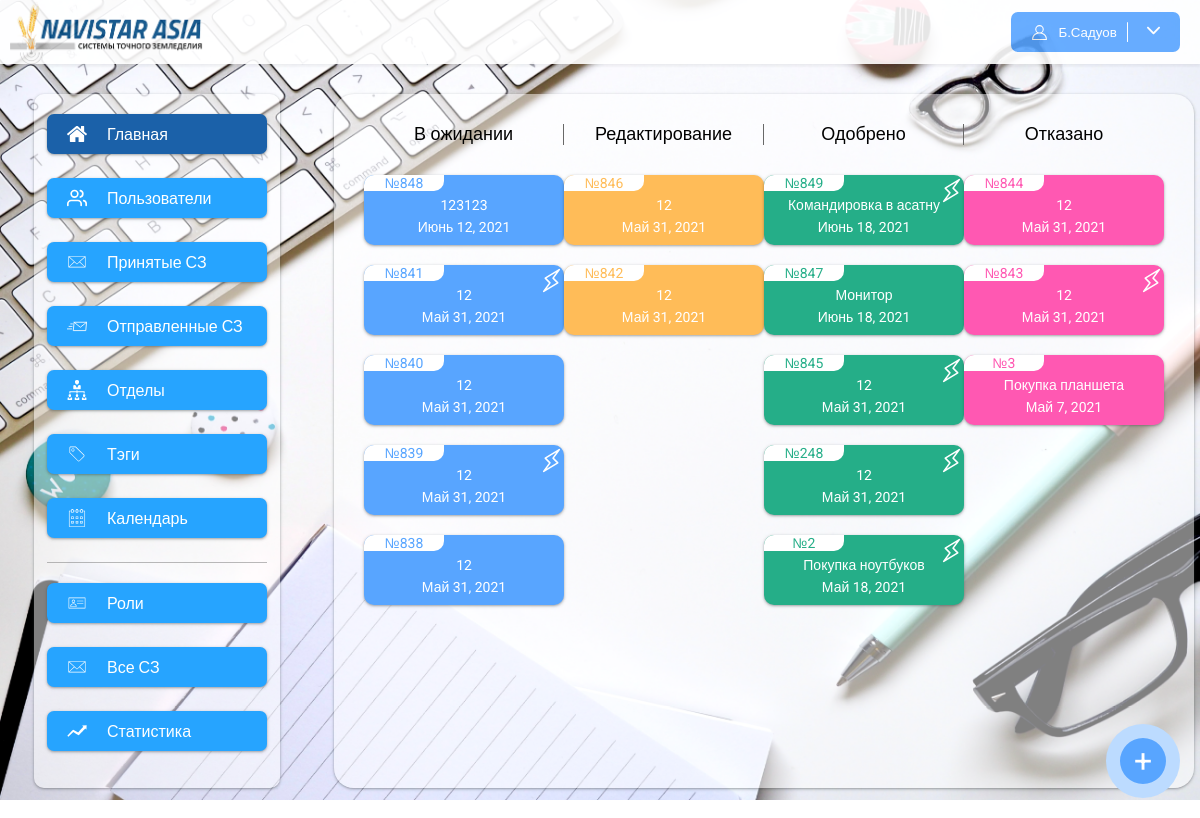
/ (signed in), run on an earlier commit of the app's database.
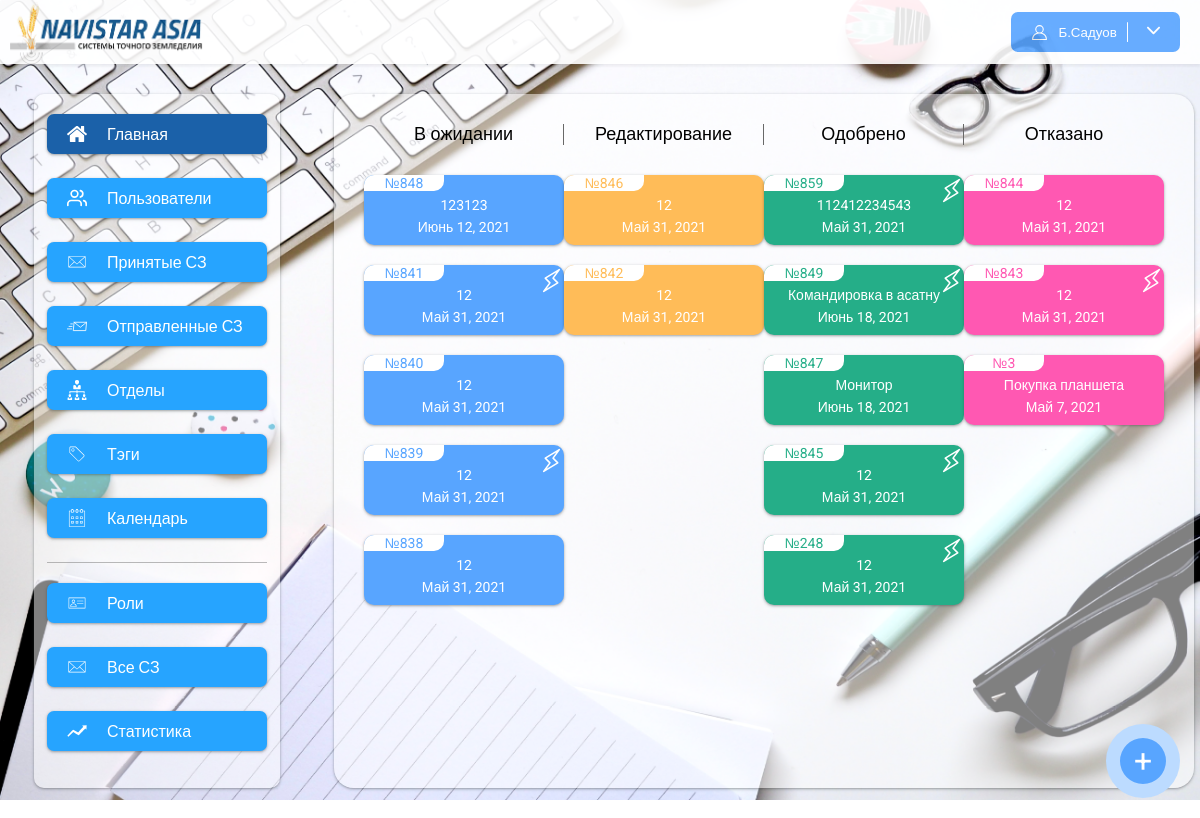
And on a later commit of the database.
### app/models.py (models this page shows, shortened)
class ServiceNote(models.Model):
    user = models.ForeignKey(User, null=True, blank=True, on_delete=models.CASCADE, related_name="notes")
    number = models.IntegerField(null=True, blank=True)
    title = models.CharField(max_length=120)
    text = models.TextField()
    summa = models.CharField(max_length=200, null=True, blank=True)
    fast = models.BooleanField(default=False)
    date_create = models.DateTimeField(auto_now_add=True)
    date_update = models.DateTimeField(auto_now=True)
    date = models.DateField(null=True, blank=True)
    tags = models.ManyToManyField(Tags, null=True, blank=True, related_name="notes")
    user_index = models.IntegerField(default=1, null=True, blank=True)
    status = models.CharField(max_length=200, choices=statuses, null=True, blank=True)
    class Meta:
        verbose_name = "Служебная записка"
        verbose_name_plural = "Служебные записки"

### app/views.py (the view)
# urls.py: path("", home, name="home"),
@login_required()
def home(request):
    user = request.user
    notStatus = []
    successStatus = []
    editStatus = []
    errorStatus = []
    notes = NoteUsers.objects.filter(user=user).filter(note__user_index__gte=F('index')).order_by("-pk")
    for note in notes:
        if note.status == None:
            notStatus.append(note.note)
        elif note.status == success:
            successStatus.append(note.note)
        elif note.status == edit:
            editStatus.append(note.note)
        else:
            errorStatus.append(note.note)
    return render(request, "home.html",
                  {"notStatus": notStatus[:5], "successStatus": successStatus[:5], "editStatus": editStatus[:5],
                   "errorStatus": errorStatus[:5]})

### app/templates/home.html (shortened to what the changed rows need)
{% extends 'base.html' %}
{% load static %}
{% block content %}
        <div class="content">
            <div class="content_statuses">
                <div class="content_status">
                    <div class="status_content">
                        <div class="last_notes last_wait">
                            {% for i in notStatus %}
                            <a href="{% url 'my_note_detail' i.pk %}" class="last_note">
                                {% if i.fast %}
                                <img src="{% static 'img/light_little.svg' %}" class="light_little" alt="" width="25">
                                {% endif %}
										<span class="last_note_number">
											№{{ i.number }}
										</span>
                                <span class="last_note_title">
											{{ i.title }}
										</span>
                                <span class="last_note_date">
											{{ i.date }}
										</span>
                            </a>
                            {% endfor %}
                        </div>
                    </div>
                </div>
                <div class="content_status">
                    <div class="status_content">
                        <div class="last_notes last_edit">
                            {% for i in editStatus %}
                            <a href="{% url 'my_note_detail' i.pk %}" class="last_note">
										<span class="last_note_number">
											№{{ i.number }}
										</span>
                                <span class="last_note_title">
											{{ i.title }}
										</span>
                                <span class="last_note_date">
											{{ i.date }}
										</span>
                            </a>
                            {% endfor %}
                        </div>
                    </div>
                </div>
                <div class="content_status">
                    <div class="status_content">
                        <div class="last_notes last_success">
                            {% for i in successStatus %}
                            <a href="{% url 'my_note_detail' i.pk %}" class="last_note">
                                {% if i.fast %}
                                <img src="{% static 'img/light_little.svg' %}" class="light_little" alt="" width="25">
                                {% endif %}
										<span class="last_note_number">
											№{{ i.number }}
										</span>
                                <span class="last_note_title">
											{{ i.title }}
										</span>
                                <span class="last_note_date">
											{{ i.date }}
										</span>
                            </a>
                            {% endfor %}
                        </div>
                    </div>
                </div>
                <div class="content_status">
                    <div class="status_content">
                        <div class="last_notes last_fail">
                            {% for i in errorStatus %}
                            <a href="{% url 'my_note_detail' i.pk %}" class="last_note">
                                {% if i.fast %}
                                <img src="{% static 'img/light_little.svg' %}" class="light_little" alt="" width="25">
                                {% endif %}
										<span class="last_note_number">
											№{{ i.number }}
										</span>
                                <span class="last_note_title">
											{{ i.title }}
										</span>
                                <span class="last_note_date">
											{{ i.date }}
										</span>
                            </a>
                            {% endfor %}
                        </div>
                    </div>
                </div>
            </div>
        </div>
{% endblock %}

What changed in the data, as far as the page shows it:
no longer on this page (row unchanged): ServiceNote: fast True (drawn), number "2", title "Покупка ноутбуков", date "Май 18, 2021"
added ServiceNote: fast True (drawn), number "859", title "112412234543", date "Май 31, 2021"
